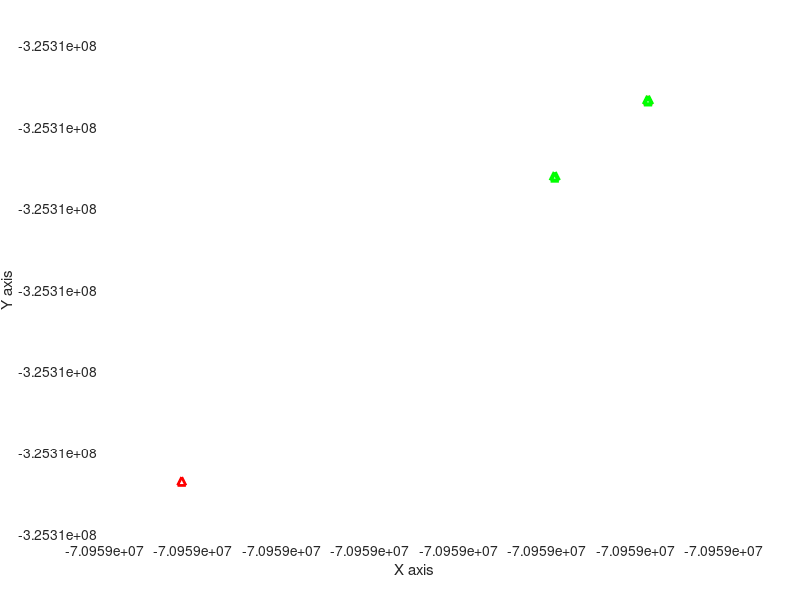

Reproduce this figure in MATLAB.
%%%%%%%%%%%%%%%%%%%%%%%%%%%%%%%%%%%%%%%%%%%%%%%%%%%%%%%%%%%%%%%%%%%%%%%%%%%
%
%
%                         Author: Derek J. Popich
%             Proof of N-Body Simulation Math to be used by C++
%                             November 2022
%
%
%%%%%%%%%%%%%%%%%%%%%%%%%%%%%%%%%%%%%%%%%%%%%%%%%%%%%%%%%%%%%%%%%%%%%%%%%%%
clc;
clear;
close all;

%% Constants
G = 6.67*(10^-11);                                                          % Gravitation Constant
m_Earth = 5.972*(10^24);                                                    % Mass of Earth [kg]
m_Moon = 7.347*(10^22);                                                     % Mass of Moon [kg]
m_Sun = 1.989*(10^30);                                                      % Mass of Sun [kg]

% Temporary SC and Planet Information from GMAT initial state
m_SC = 5;                                                                     % Spacecraft Mass [kg]
pos_SC = [-70959.13585937112, -325306.8496775914, -162449.5928967296]*1000;     % Spacecraft Position [m]
pos_Moon = [-72313.58201474581, -326516.4162159217, -162800.6305742145]*1000;   % Moon Position [m]
pos_Sun = [-148307902.2511572, -19214226.95912366, -8328595.627932694]*1000;    % Position of Sun [m]
pos_Earth = [0, 0, 0];

%% Vector Math
F_g = ((G*m_Earth*m_SC).*(pos_Earth-pos_SC)./(norm(pos_Earth-pos_SC).^3))+...
      ((G*m_Moon*m_SC).*(pos_Moon-pos_SC)./(norm(pos_Moon-pos_SC).^3))+...
      ((G*m_Sun*m_SC).*(pos_Sun-pos_SC)./(norm(pos_Sun-pos_SC).^3));
a_SC_g = F_g./m_SC;

%% SC Vector Plotting
% Plot Vectors to Verify
origin = pos_SC;

figure;
hold on;
plot3([origin(1) F_g(1)+origin(1)],[origin(2) F_g(2)+origin(2)],[origin(3) F_g(3)+origin(3)],'r-^', 'LineWidth',2);
plot3([origin(1) a_SC_g(1)+origin(1)],[origin(2) a_SC_g(2)+origin(2)],[origin(3) a_SC_g(3)+origin(3)],'g-^', 'LineWidth',3);
grid on;
xlabel('X axis'), ylabel('Y axis'), zlabel('Z axis')
